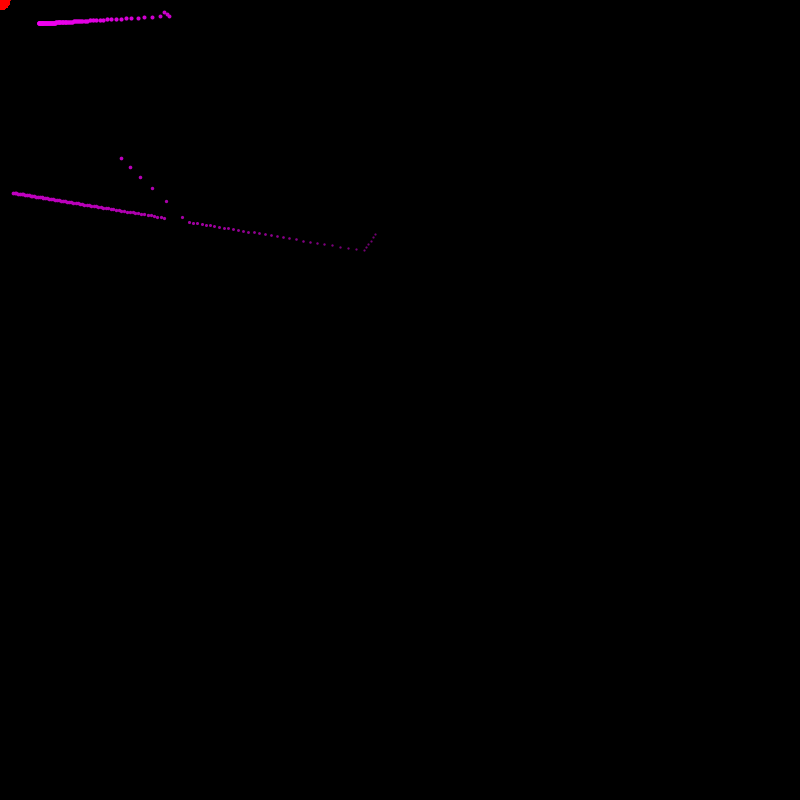
Frame 1 (no input)
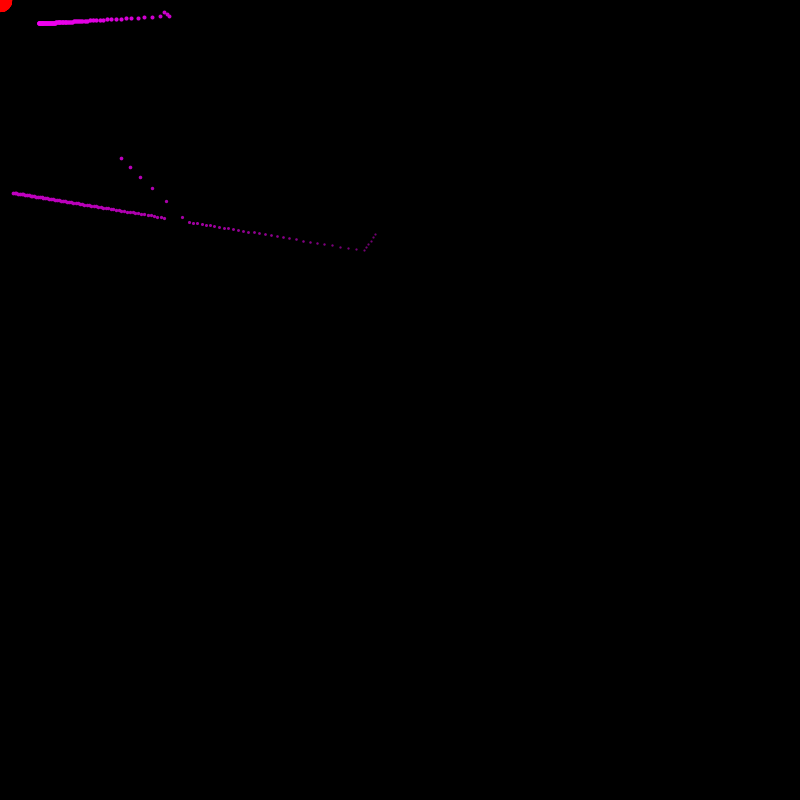
Frame 60 (the mouse pressed at the canvas centre just before this capture)
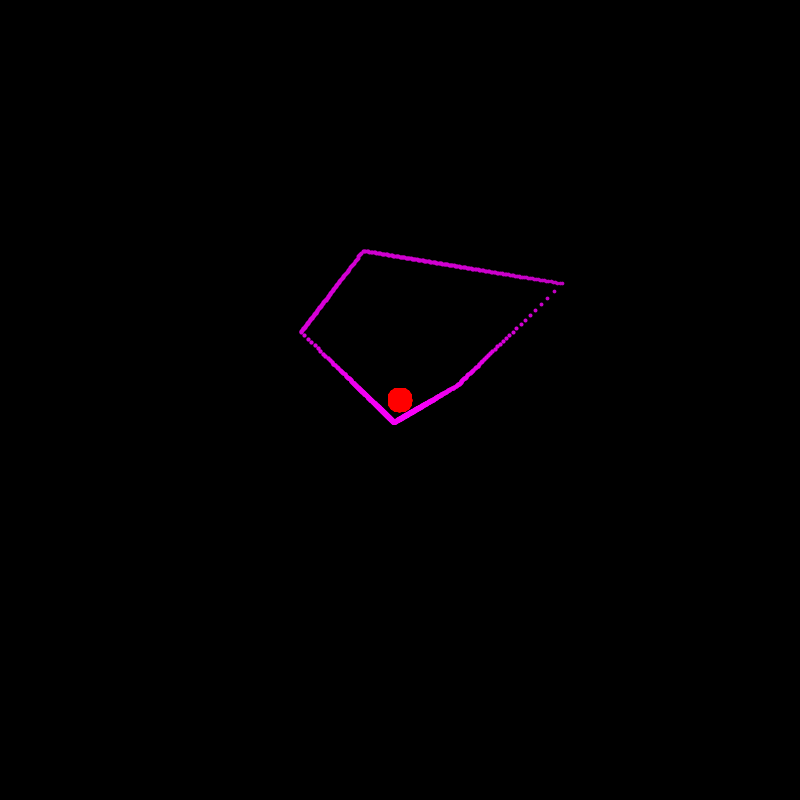
Frame 120 (the mouse held since frame 60 and released just before this capture)

The Processing sketch that drew these frames (run headless with seeded random() and noise(); from frame 60 on, the mouse is pressed at the canvas centre):

// Processing sketch: RayTracingTest
// ── RayTracingTest.pde
int NumWalls = 10;

Wall[] walls = new Wall[NumWalls];
Ray r;
Emitter e;

boolean drawWalls = false;
int delay = 0;

void setup() {
    size(800,800);
    for (int i = 0; i < NumWalls; i++) {
        walls[i] = new Wall((int)random(0, width),(int)random(0, height),(int)random(0, width),(int)random(0, width));
    }

    // r = new Ray(200,200, radians(90));
    e = new Emitter(100,700, 2);
}

void draw()
{
    background(0);
    if (keyPressed) {
        if (key == 'b' && delay == 0) {
            drawWalls = !drawWalls;
            delay = 60;
        }
        if (key == 'p') {
            exit();
        }
        if (key == 'v' && delay == 0) {
            e.toggleLines();
            delay = 30;
        }
    }
    if (drawWalls) {
        for (int i = 0; i < NumWalls; i++) {
            walls[i].draw();
        }
    }
    e.move(mouseX, mouseY);
    e.draw();
    e.test(walls);
    if (delay > 0) {
        delay--;
    }
}




class Wall{

    public PVector a = new PVector();
    public PVector b = new PVector();

    Wall(int x1, int y1, int x2, int y2) {
        a.x = x1;
        a.y = y1;
        b.x = x2;
        b.y = y2;
    }

    void draw()
    {
        stroke(255);
        strokeWeight(10);
        line(a.x, a.y,b.x, b.y);
    }
}




class Ray{

    PVector pos = new PVector();
    PVector dir = new PVector();

    Ray(int x, int y, float angle) {
        pos.x = x;
        pos.y = y;
        dir = PVector.fromAngle(angle);
    }

    void draw() {

        stroke(255,0,0);
        // push();
        translate(pos.x, pos.y);
        line(0,0,dir.x * 10, dir.y * 10);
        translate( -pos.x, -pos.y);
        // pop();
    }

    void move(int x, int y)
    {
        pos.x = x;
        pos.y = y;
    }

    PVector test(Wall wall) {
        float x3 = pos.x;
        float y3 = pos.y;
        float x4 = pos.x + dir.x;
        float y4 = pos.y + dir.y;
        float x1 = wall.a.x;
        float y1 = wall.a.y;
        float x2 = wall.b.x;
        float y2 = wall.b.y;
        float denominator = (x1 - x2) * (y3 - y4) - (y1 - y2) * (x3 - x4);
        if (denominator == 0) {
            return null;
        }
        float t = ((x1 - x3) * (y3 - y4) - (y1 - y3) * (x3 - x4)) / denominator;
        float u = ((x1 - x3) * (y1 - y2) - (y1 - y3) * (x1 - x2)) / denominator;
        if (t > 0 && t < 1 && u > 0) {
            PVector point = new PVector();
            point.x = x1 + t * (x2 - x1);
            point.y = y1 + t * (y2 - y1);
            return point;
        }
        return null;
    }
}


class Emitter{

    PVector pos = new PVector();
    Ray[] rays;
    int density;

    boolean drawLines = false;
    Emitter(int x, int y, int density) {
        this.density = density;
        rays = new Ray[360 * density];
        pos.x = x;
        pos.y = y;
        createRays();
    }

    void createRays() {
        for (int i = 0; i < rays.length; i++) {
            rays[i] = new Ray((int)pos.x,(int)pos.y, radians(map(i,0,rays.length,0,360)));
        }
    }

    void move(int x, int y)
    {
        pos.x = x;
        pos.y = y;
        for (int i = 0; i < rays.length; i++) {
            rays[i].move(x, y);
        }
    }

    void draw()
    {
        for (int i = 0; i < rays.length; i++) {
            rays[i].draw();
        }
    }

    void test(Wall[] walls)
    {

        for (int i = 0; i < rays.length; i++) {
            float closestDist = 20000000;
            PVector closestHit = null;
            for (int j = 0; j < walls.length; j++) {
                PVector hit = rays[i].test(walls[j]);
                if (hit!= null) {
                    float dist = pos.dist(hit);
                    if (dist < closestDist)
                    {
                        closestHit = hit;
                        closestDist = dist;
                    }

                }
            }

            if (closestHit != null)
            {
                // stroke(0,0,255);
                float intensity = map(closestDist, 0, 800, 255, 0);
                stroke(intensity,0,intensity);
                strokeWeight(map(closestDist, 0, 800, 5, 0));
                point(closestHit.x, closestHit.y);
                if (drawLines) {
                    line(pos.x, pos.y, closestHit.x, closestHit.y);
                }
            }
        }

    }
    void toggleLines() {
        this.drawLines = !this.drawLines;
    }
}
